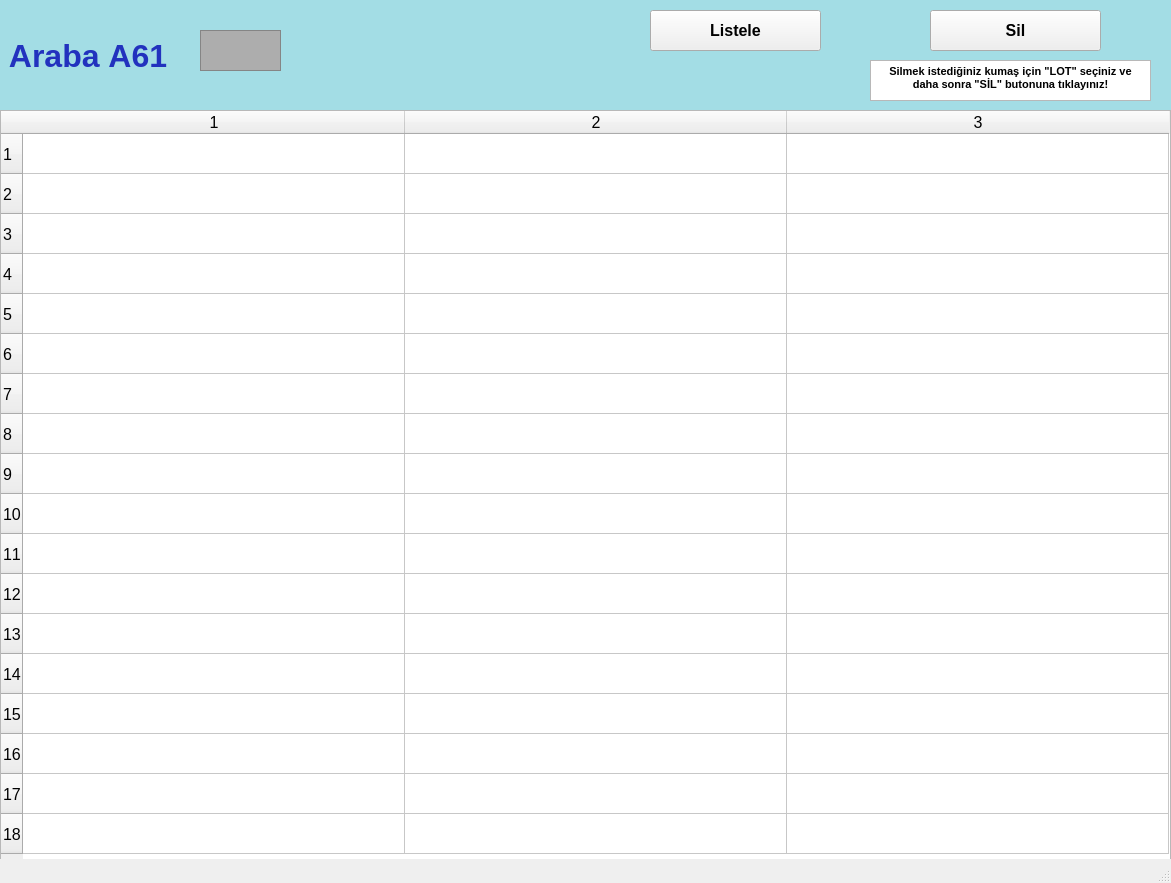
<?xml version="1.0" encoding="UTF-8"?>
<ui version="4.0">
 <class>arabalarA61_ekran</class>
 <widget class="QMainWindow" name="arabalarA61_ekran">
  <property name="geometry">
   <rect>
    <x>0</x>
    <y>0</y>
    <width>1171</width>
    <height>883</height>
   </rect>
  </property>
  <property name="font">
   <font>
    <pointsize>12</pointsize>
    <weight>50</weight>
    <bold>false</bold>
    <kerning>false</kerning>
   </font>
  </property>
  <property name="windowTitle">
   <string/>
  </property>
  <widget class="QWidget" name="centralwidget">
   <widget class="QLabel" name="arabaA1yazi_lbl">
    <property name="geometry">
     <rect>
      <x>0</x>
      <y>0</y>
      <width>1171</width>
      <height>111</height>
     </rect>
    </property>
    <property name="font">
     <font>
      <pointsize>24</pointsize>
      <weight>75</weight>
      <bold>true</bold>
     </font>
    </property>
    <property name="styleSheet">
     <string notr="true">background-color: rgb(163, 221, 229);
color: rgb(34, 50, 190);</string>
    </property>
    <property name="text">
     <string> Araba A61</string>
    </property>
   </widget>
   <widget class="QFrame" name="arabaA1_img">
    <property name="geometry">
     <rect>
      <x>200</x>
      <y>30</y>
      <width>81</width>
      <height>41</height>
     </rect>
    </property>
    <property name="styleSheet">
     <string notr="true">background-color: rgb(173, 173, 173);</string>
    </property>
    <property name="frameShape">
     <enum>QFrame::StyledPanel</enum>
    </property>
    <property name="frameShadow">
     <enum>QFrame::Raised</enum>
    </property>
   </widget>
   <widget class="QPushButton" name="listele61_btn">
    <property name="geometry">
     <rect>
      <x>650</x>
      <y>10</y>
      <width>171</width>
      <height>41</height>
     </rect>
    </property>
    <property name="font">
     <font>
      <pointsize>12</pointsize>
      <weight>75</weight>
      <bold>true</bold>
     </font>
    </property>
    <property name="text">
     <string>Listele</string>
    </property>
   </widget>
   <widget class="QTableWidget" name="A61_tw">
    <property name="geometry">
     <rect>
      <x>0</x>
      <y>110</y>
      <width>1171</width>
      <height>751</height>
     </rect>
    </property>
    <property name="baseSize">
     <size>
      <width>0</width>
      <height>0</height>
     </size>
    </property>
    <property name="rowCount">
     <number>18</number>
    </property>
    <property name="columnCount">
     <number>3</number>
    </property>
    <attribute name="horizontalHeaderVisible">
     <bool>true</bool>
    </attribute>
    <attribute name="horizontalHeaderCascadingSectionResizes">
     <bool>false</bool>
    </attribute>
    <attribute name="horizontalHeaderDefaultSectionSize">
     <number>382</number>
    </attribute>
    <attribute name="horizontalHeaderMinimumSectionSize">
     <number>38</number>
    </attribute>
    <attribute name="verticalHeaderDefaultSectionSize">
     <number>40</number>
    </attribute>
    <attribute name="verticalHeaderMinimumSectionSize">
     <number>23</number>
    </attribute>
    <row/>
    <row/>
    <row/>
    <row/>
    <row/>
    <row/>
    <row/>
    <row/>
    <row/>
    <row/>
    <row/>
    <row/>
    <row/>
    <row/>
    <row/>
    <row/>
    <row/>
    <row/>
    <column/>
    <column/>
    <column/>
   </widget>
   <widget class="QPushButton" name="sil61_btn">
    <property name="geometry">
     <rect>
      <x>930</x>
      <y>10</y>
      <width>171</width>
      <height>41</height>
     </rect>
    </property>
    <property name="font">
     <font>
      <pointsize>12</pointsize>
      <weight>75</weight>
      <bold>true</bold>
     </font>
    </property>
    <property name="text">
     <string>Sil</string>
    </property>
   </widget>
   <widget class="QTextBrowser" name="textBrowser">
    <property name="geometry">
     <rect>
      <x>870</x>
      <y>60</y>
      <width>281</width>
      <height>41</height>
     </rect>
    </property>
    <property name="html">
     <string>&lt;!DOCTYPE HTML PUBLIC &quot;-//W3C//DTD HTML 4.0//EN&quot; &quot;http://www.w3.org/TR/REC-html40/strict.dtd&quot;&gt;
&lt;html&gt;&lt;head&gt;&lt;meta name=&quot;qrichtext&quot; content=&quot;1&quot; /&gt;&lt;style type=&quot;text/css&quot;&gt;
p, li { white-space: pre-wrap; }
&lt;/style&gt;&lt;/head&gt;&lt;body style=&quot; font-family:'MS Shell Dlg 2'; font-size:12pt; font-weight:400; font-style:normal;&quot;&gt;
&lt;p align=&quot;center&quot; style=&quot; margin-top:0px; margin-bottom:0px; margin-left:0px; margin-right:0px; -qt-block-indent:0; text-indent:0px;&quot;&gt;&lt;span style=&quot; font-size:8pt; font-weight:600;&quot;&gt;Silmek istediğiniz kumaş için &amp;quot;LOT&amp;quot; seçiniz ve daha sonra &amp;quot;SİL&amp;quot; butonuna tıklayınız!&lt;/span&gt;&lt;/p&gt;&lt;/body&gt;&lt;/html&gt;</string>
    </property>
   </widget>
  </widget>
  <widget class="QStatusBar" name="statusbar"/>
 </widget>
 <resources/>
 <connections/>
</ui>
